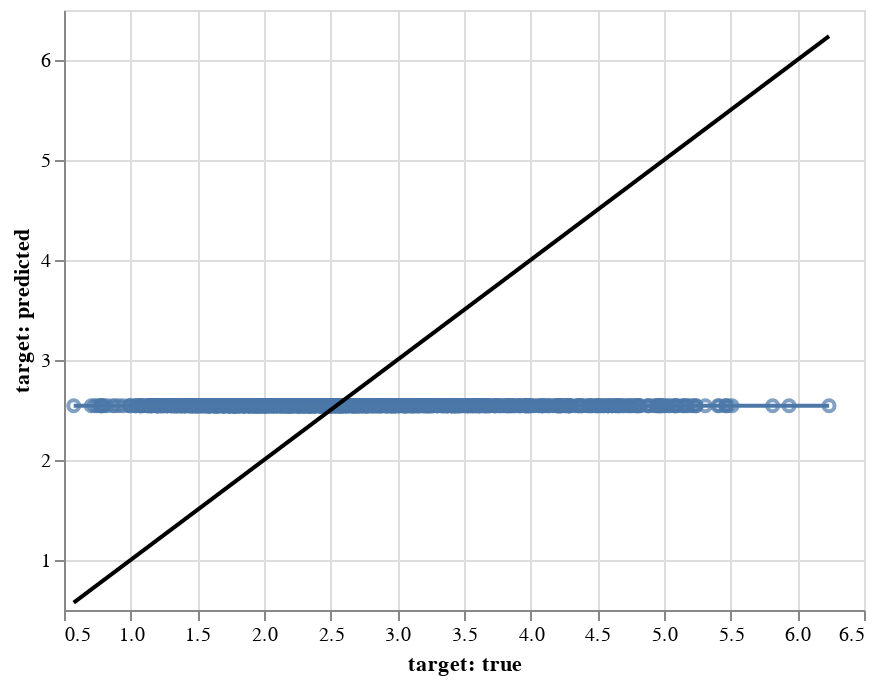

Notebook code cell kept with this figure:
### Code cell
tox_model.visualize('pair_predict', test, untransform=True)

### Figure 1 — Vega-Lite specification as saved in the notebook (floating-point values rounded to 4 significant figures; data arrays with more than 128 entries replaced by an {"elided": "..."} marker saying what was removed)
{"config": {"view": {"continuousWidth": 400, "continuousHeight": 300}}, "layer": [{"mark": "point", "encoding": {"x": {"type": "quantitative", "field": "target: true", "scale": {"zero": false}}, "y": {"type": "quantitative", "field": "target: predicted", "scale": {"zero": false}}}}, {"mark": "line", "encoding": {"x": {"type": "quantitative", "field": "target: true", "scale": {"zero": false}}, "y": {"type": "quantitative", "field": "target: predicted", "scale": {"zero": false}}}, "transform": [{"on": "target: true", "regression": "target: predicted"}]}, {"data": {"name": "data-acb18f9be6000d03b9f7788e5a4e3993"}, "mark": {"type": "line", "color": "black"}, "encoding": {"x": {"type": "quantitative", "field": "target: true"}, "y": {"type": "quantitative", "field": "target: predicted"}}}], "data": {"name": "data-21fc5d27a03caab1dd1b8088610b5298"}, "$schema": "https://vega.github.io/schema/vega-lite/v4.8.1.json", "datasets": {"data-21fc5d27a03caab1dd1b8088610b5298": {"elided": "1469 records"}, "data-acb18f9be6000d03b9f7788e5a4e3993": [{"target: true": 0.573, "target: predicted": 0.573}, {"target: true": 6.238, "target: predicted": 6.238}]}}
